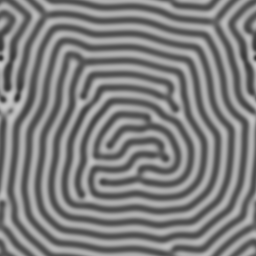
#> input picture images/gs_2511_5500.tiff, 256 x 256 px
$ jupyter execute --allow-errors tutorial.ipynb
#> lines starting #> are read from the running program, lines starting #| are printed output that depends on the picture
### texture_extractor.py
import os, sys
from PIL import Image
import pandas as pd
import numpy as np
from radiomics import firstorder, glcm, glszm, glrlm, ngtdm, gldm
import SimpleITK as sitk
import matplotlib.pyplot as plt
import six

import logging
logger = logging.getLogger("radiomics")
logger.setLevel(logging.ERROR)
logger = logging.getLogger("radiomics.glcm")
logger.setLevel(logging.ERROR)

class TextureExtractor:
    def __init__(self, clip_size=128, num_sample=100, setting={"binWidth": 5}) -> None:
        self.clip_size = clip_size
        self.num_sample = num_sample
        self.setting = setting
        self.feature_class_func = {
            "FO" : firstorder.RadiomicsFirstOrder,
            "GLCM" : glcm.RadiomicsGLCM,
            "GLSZM" : glszm.RadiomicsGLSZM,
            "GLRLM" : glrlm.RadiomicsGLRLM,
            "NGTDM" : ngtdm.RadiomicsNGTDM,
            "GLDM" : gldm.RadiomicsGLDM,
        }

    def parse_input_data(self, image_array, mask_array):
        image = sitk.GetImageFromArray( np.expand_dims(image_array, axis=0) )
        mask = sitk.GetImageFromArray( np.expand_dims(mask_array, axis=0))
        return image, mask

    def get_clip_image(self, image, clip_size):
        size = image.shape[0]
        center_x = int( np.random.uniform(clip_size//2, size-clip_size//2) )
        center_y = int( np.random.uniform(clip_size//2, size-clip_size//2) )
        clip_image = image[center_x-clip_size//2:center_x+clip_size//2, center_y-clip_size//2:center_y+clip_size//2]
        return clip_image

    def get_texture_feature(self, image_array, mask_array):
        image, mask = self.parse_input_data(image_array, mask_array)
        result = {}
        for class_key in self.feature_class_func.keys():
            feature_extractor = self.feature_class_func[class_key](image, mask, **self.setting)
            feature_extractor.enableAllFeatures()
            for (feature_key, value) in six.iteritems(feature_extractor.execute()):
                result[f'{class_key}-{feature_key}'] = np.float64(value)

        return result

    def get_median_texture_feature_from_patch(self, image):
        max_size = 1024
        if( min(image.shape) > max_size ):
            image = image[
                image.shape[0]//2-max_size//2:image.shape[0]//2+max_size//2,
                image.shape[1]//2-max_size//2:image.shape[1]//2+max_size//2
            ]

        if( min(image.shape) < self.clip_size ):
            print('ERROR')
            return 0

        mask = np.ones((self.clip_size, self.clip_size))
        feature_df = pd.DataFrame()
        for i in range(self.num_sample):
            clip_image = self.get_clip_image(image, self.clip_size)
            result = self.get_texture_feature(clip_image, mask)
            feature_df = pd.concat([feature_df, pd.DataFrame(result, index=[0])], ignore_index=True)
        return feature_df.median().to_dict()

# [2 lines that do not run on import are left out]

### tutorial.ipynb
## テクスチャ特徴量抽出

[cell 1]
import os, sys
from PIL import Image
import numpy as np
import pandas as pd
import matplotlib.pyplot as plt
from texture_extractor import TextureExtractor

import logging
logger = logging.getLogger("radiomics")
logger.setLevel(logging.ERROR)
logger = logging.getLogger("radiomics.glcm")
logger.setLevel(logging.ERROR)

# データシートにて，データパスが書かれているカラムを設定
PATH_COLUMNS = "path"

[cell 2]
path = "images/gs_2511_5500.tiff"
image = np.array( Image.open(path).convert('L') )
#> image is the input picture: shape (256, 256); min 49, max 202, mean 127.4
image_array = np.array(image)
plt.imshow(image_array, cmap="binary")

### テクスチャ特徴量の取得

[cell 3]
texture_extractor = TextureExtractor(clip_size=64, num_sample=50)
#> the loop in get_median_texture_feature_from_patch, `for i in range(self.num_sample):` made 1 pass
#> pass 1, in get_clip_image, `clip_image = image[center_x-clip_size//2:center_x+clip_size//2, center..`:
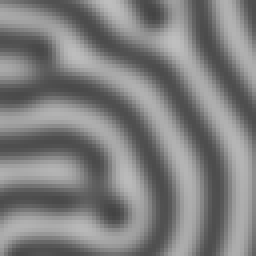
#> clip_image: shape (64, 64) (shown 4 times larger); min 67, max 191, mean 126.4
#> (the rest of this cell did not finish here and is left out)

### データシートの読み込み

#> (a cell that did not finish here is left out)

### テクスチャ抽出インスタンス作成

[cell 5]
setting = {
    "binWidth" : 25,
}
texture_extractor = TextureExtractor(setting=setting)

### テクスチャ抽出の実行

[cell 6]
df = pd.DataFrame()
#> (the rest of this cell did not finish here and is left out)

### パッチの特徴量の中央値を取得

[cell 7]
texture_extractor = TextureExtractor(clip_size=64, num_sample=50)

[cell 8]
df = pd.DataFrame()
#> (the rest of this cell did not finish here and is left out)


$ run again, with images/gs_2006_5500.tiff copied over images/gs_2511_5500.tiff
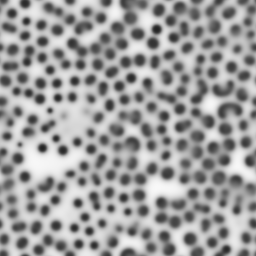
#> input picture images/gs_2006_5500.tiff, 256 x 256 px
#> image is the input picture: shape (256, 256); min 34, max 248, mean 158.2
#> the loop in get_median_texture_feature_from_patch, `for i in range(self.num_sample):` made 1 pass
#> pass 1, in get_clip_image, `clip_image = image[center_x-clip_size//2:center_x+clip_size//2, center..`:
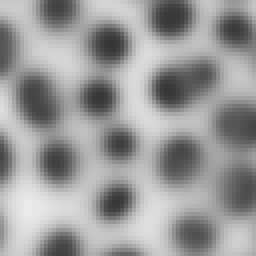
#> clip_image: shape (64, 64) (shown 4 times larger); min 53, max 234, mean 153.6

$ run again, with images/gs_2012_5500.tiff copied over images/gs_2511_5500.tiff
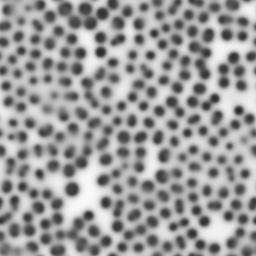
#> input picture images/gs_2012_5500.tiff, 256 x 256 px
#> image is the input picture: shape (256, 256); min 40, max 249, mean 155.9
#> the loop in get_median_texture_feature_from_patch, `for i in range(self.num_sample):` made 1 pass
#> pass 1, in get_clip_image, `clip_image = image[center_x-clip_size//2:center_x+clip_size//2, center..`:
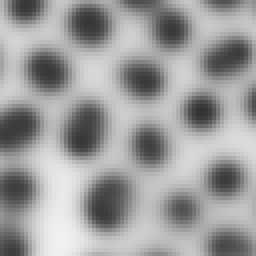
#> clip_image: shape (64, 64) (shown 4 times larger); min 51, max 241, mean 156.3

$ run again, with images/gs_2016_5500.tiff copied over images/gs_2511_5500.tiff
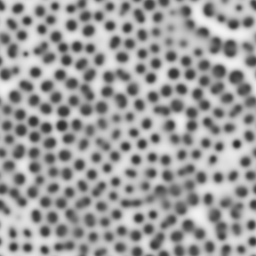
#> input picture images/gs_2016_5500.tiff, 256 x 256 px
#> image is the input picture: shape (256, 256); min 39, max 243, mean 155.9
#> the loop in get_median_texture_feature_from_patch, `for i in range(self.num_sample):` made 1 pass
#> pass 1, in get_clip_image, `clip_image = image[center_x-clip_size//2:center_x+clip_size//2, center..`:
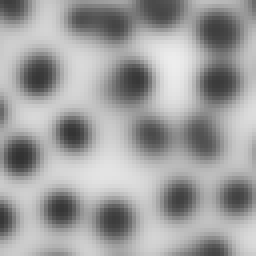
#> clip_image: shape (64, 64) (shown 4 times larger); min 50, max 237, mean 159.1
